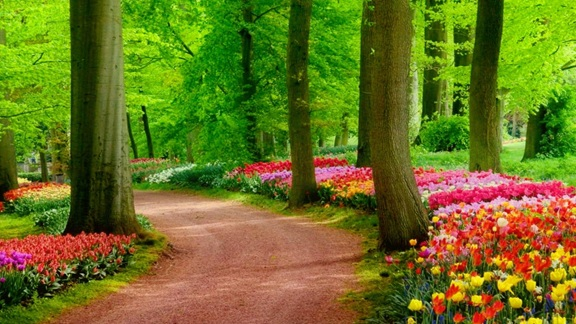
#> input picture img/Nature.jpg, 576 x 324 px, found by its file name
$ python 'image histogram_color_12(2).py'
#> lines starting #> are read from the running program, lines starting #| are printed output that depends on the picture
from PIL import Image
import matplotlib.pyplot as plt

img = Image.open('Nature.jpg')
#> img is the input picture: PIL image 576x324 RGB; mean R, G, B 107.1, 114, 33.2

# Separate color channels
r, g, b = img.split()
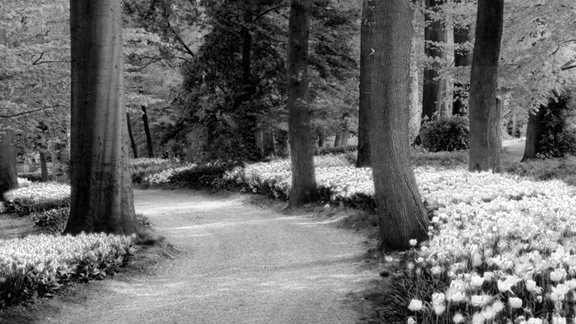
#> r: PIL image 576x324 L; min 0, max 255, mean 107.1
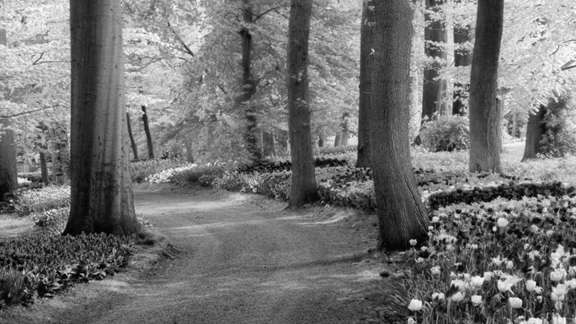
#> g: PIL image 576x324 L; min 0, max 255, mean 114
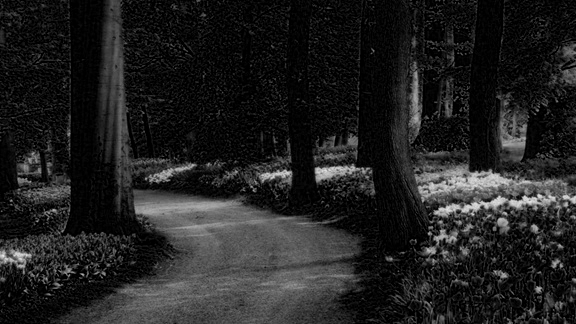
#> b: PIL image 576x324 L; min 0, max 232, mean 33.2

# Calculate histogram for each channel
hist_r = r.histogram()
#> hist_r = 256 values, max 1137 at index 28, min 74 at index 251, mean 729
hist_g = g.histogram()
#> hist_g = 256 values, max 1556 at index 110, min 6 at index 251, mean 729
hist_b = b.histogram()
#> hist_b = 256 values, max 31427 at index 0, min 0 at index 226, mean 729

# Display histograms
plt.figure(figsize=(12, 8))

plt.subplot(2, 2, 1)
plt.imshow(img)
plt.title('Original Image')
plt.axis('off')

plt.subplot(2, 2, 2)
plt.bar(range(256), hist_r[:256], color='red', alpha=0.6, label='Red')
plt.title('Red Channel Histogram')
plt.xlabel('Intensity')
plt.ylabel('Frequency')
plt.legend()

plt.subplot(2, 2, 3)
plt.bar(range(256), hist_g[:256], color='green', alpha=0.6, label='Green')
plt.title('Green Channel Histogram')
plt.xlabel('Intensity')
plt.ylabel('Frequency')
plt.legend()

plt.subplot(2, 2, 4)
plt.bar(range(256), hist_b[:256], color='blue', alpha=0.6, label='Blue')
plt.title('Blue Channel Histogram')
plt.xlabel('Intensity')
plt.ylabel('Frequency')
plt.legend()

plt.tight_layout()
plt.show()
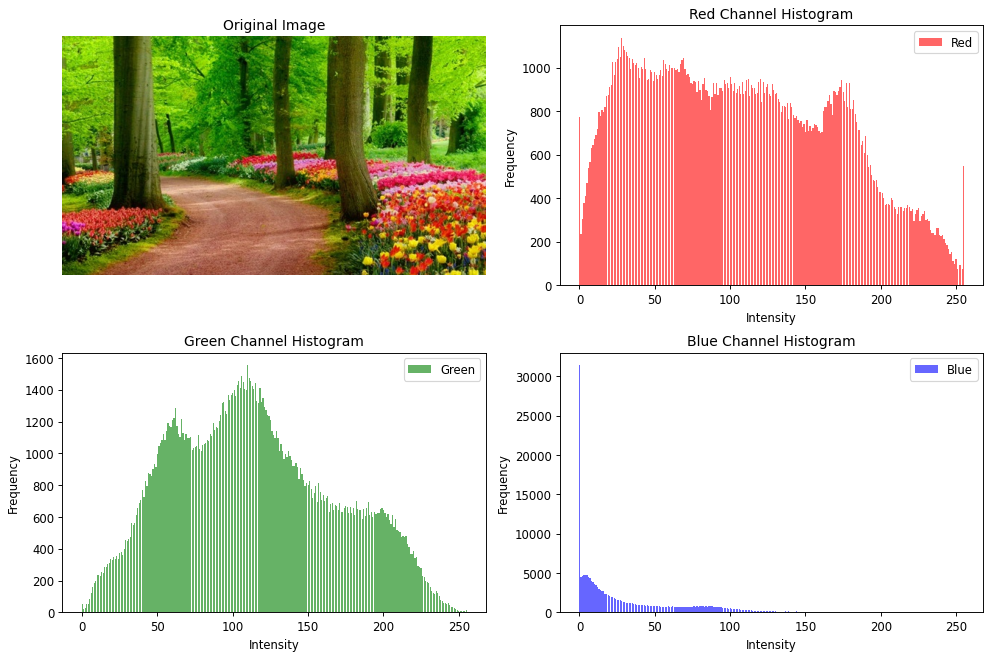
#> figure drawn by matplotlib, 4 panels; panel 2: tallest bar 1137 high, from x = 27.6 to 28.4; panel 3: tallest bar 1556 high, from x = 109.6 to 110.4; panel 4: tallest bar 31427 high, from x = -0.4 to 0.4
